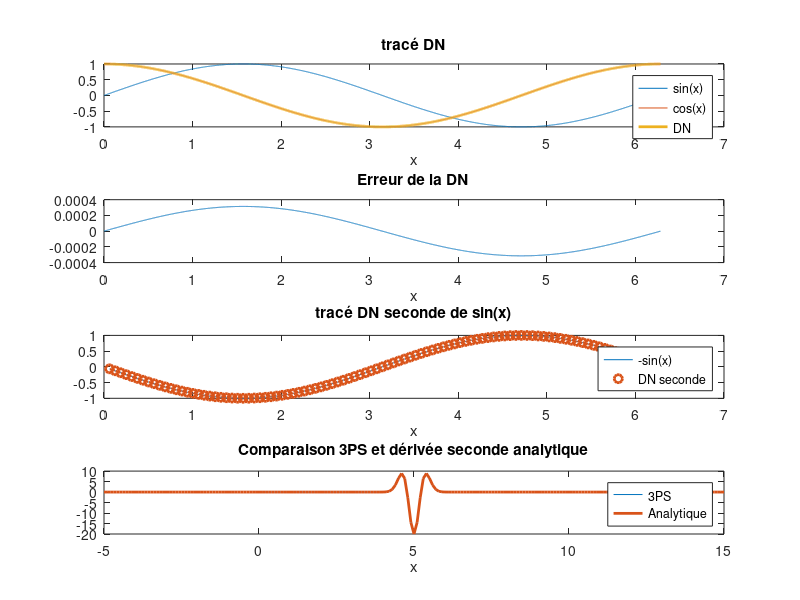

Source code (MATLAB):
clear

%% ---------- Approximation de derivees

N = 10000;
x = (0:N)*(2*pi/N);
h = 2*pi/N;

% La dérivée numérique va de 1 à N-1 car il faut le point suivant à chaque fois

DN = ( sin(x(2:N)) - sin(x(1:N-1)) )/h; % = (Point droite - Point gauche)/h, vecteurs décalés

% Différence entre DN et vraie dérivée
Error_1 = cos(x(1:N-1)) - DN;

% x(1:N) : x de 1 à N

subplot(4, 1, 1), plot(x, sin(x), x, cos(x), x(1:N-1), DN, 'linewidth', 2)
title("tracé DN")
xlabel("x")
legend({'sin(x)','cos(x)', 'DN'})

subplot(4, 1, 2), plot(x(1:N-1), Error_1)
title("Erreur de la DN")
xlabel("x")

%% ---------- Dérivée seconde
N = 100;
x = (0:N)*(2*pi/N);
h = 2*pi/N;

dx = x(2:N-1);

DN = (sin(dx+h) - 2*sin(dx) + sin(dx-h) )/(h^2);

subplot(4, 1, 3), plot(dx, -sin(dx), dx, DN, 'o', 'Linewidth', 2)
title("tracé DN seconde de sin(x)")
legend({'-sin(x)', 'DN seconde'})
xlabel("x")

%% ----------- Evaluation de l'erreur de 3PS et 5PS pour la DN seconde (Moindres carrés)
NN = (1:100)*10;

x0 = 5;
a = 0.1;
f = @(x) exp(-(x-x0).^2/a);
x_test = x0-10:0.1:x0+10;

for p = 1:10

	N = NN(p);
	x = (0:N)*2*pi/N;
	h = 2*pi/N;
	
	dx3 = x(2:N-1);
	dx5 = x(3:N-2);
	
	DN_3 = (f(dx3 + h) - 2*f(dx3) + f(dx3-h))/(h^2);
	Err_3(p) = sum(( -f(dx3) - DN_3 ).^2);
	
	DN_5 = ( -f(dx5-2*h)/12 + 4*f(dx5-h)/3 - 5*f(dx5)/2 + 4*f(dx5+h)/3 - f(dx5+2*h)/12)/(h^2);
	Err_5(p) = sum((-sin(dx5)-DN_5).^2);
	
end

%% ---------- Tracé dérivée analytique et approximation

fpp = @(x) -2/a * exp(-(x-x0).^2/a) + 4/a^2 * (x-x0).^2 .* exp(-(x-x0).^2/a);

subplot(4, 1, 4), plot(dx3, DN_3, x_test, fpp(x_test), 'Linewidth', 2)
title("Comparaison 3PS et dérivée seconde analytique")
legend({'3PS', 'Analytique'})
xlabel("x")
